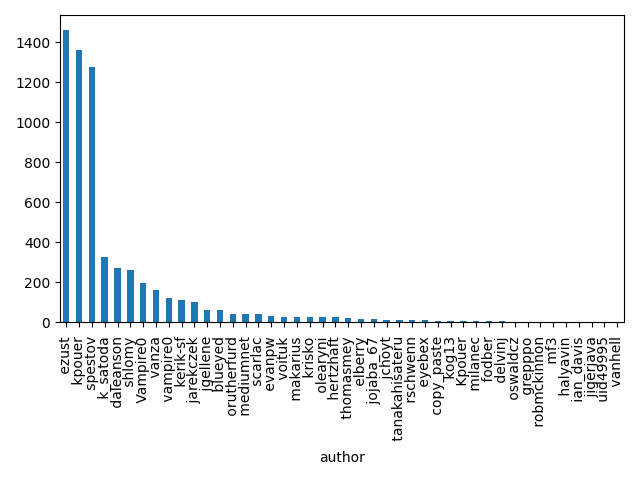

Write Python code to recreate this figure.
import pandas as pd
import matplotlib.pyplot as plt

def contributors(file: str, n: int):
    data = pd.read_table(file, sep="|", names=["revision", "author", "datetime", "nbr_lines"])
    formatted_date = data["datetime"].str.replace(r"\+.*", "", regex=True)
    data["datetime"] = pd.to_datetime(formatted_date)

    data["author"].value_counts().head(n).plot(kind='bar', x="author", y="frequency")
    plt.tight_layout()
    plt.savefig("contributors.png") # plt.show() fungerar inte i min terminal

    return data.sort_values("datetime").groupby("author").tail(1).set_index("author")["datetime"]

if __name__ == "__main__":
    print(contributors("newfile.txt", 44))
